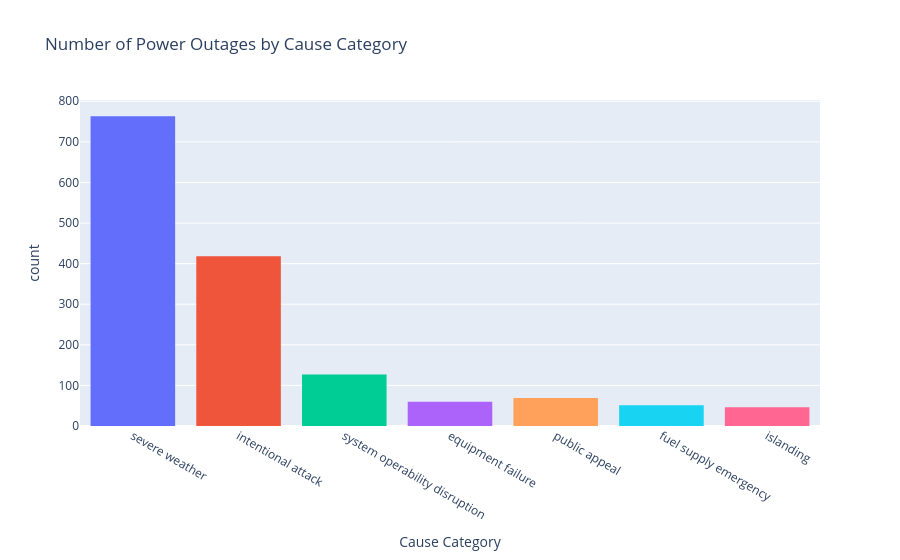

Here is the notebook cell this chart was saved with:
### Code cell
fig = px.histogram(
    df,
    x='CAUSE.CATEGORY',
    title='Number of Power Outages by Cause Category',
    labels={'CAUSE.CATEGORY': 'Cause Category', 'count': 'Count'},
    color='CAUSE.CATEGORY'
)
fig.update_layout(showlegend=False)
fig.show()

### Figure 1 — Plotly figure (JSON) as saved in the notebook; plotly's stock layout.template omitted (floating-point values rounded to 4 significant figures; data arrays with more than 128 entries replaced by an {"elided": "..."} marker saying what was removed)
{"data": [{"alignmentgroup": "True", "bingroup": "x", "hovertemplate": "Cause Category=%{x}<br>count=%{y}<extra></extra>", "legendgroup": "severe weather", "marker": {"color": "#636efa", "pattern": {"shape": ""}}, "name": "severe weather", "offsetgroup": "severe weather", "orientation": "v", "showlegend": true, "type": "histogram", "x": {"elided": "763 str values"}, "xaxis": "x", "yaxis": "y"}, {"alignmentgroup": "True", "bingroup": "x", "hovertemplate": "Cause Category=%{x}<br>count=%{y}<extra></extra>", "legendgroup": "intentional attack", "marker": {"color": "#EF553B", "pattern": {"shape": ""}}, "name": "intentional attack", "offsetgroup": "intentional attack", "orientation": "v", "showlegend": true, "type": "histogram", "x": {"elided": "418 str values"}, "xaxis": "x", "yaxis": "y"}, {"alignmentgroup": "True", "bingroup": "x", "hovertemplate": "Cause Category=%{x}<br>count=%{y}<extra></extra>", "legendgroup": "system operability disruption", "marker": {"color": "#00cc96", "pattern": {"shape": ""}}, "name": "system operability disruption", "offsetgroup": "system operability disruption", "orientation": "v", "showlegend": true, "type": "histogram", "x": ["system operability disruption", "system operability disruption", "system operability disruption", "system operability disruption", "system operability disruption", "system operability disruption", "system operability disruption", "system operability disruption", "system operability disruption", "system operability disruption", "system operability disruption", "system operability disruption", "system operability disruption", "system operability disruption", "system operability disruption", "system operability disruption", "system operability disruption", "system operability disruption", "system operability disruption", "system operability disruption", "system operability disruption", "system operability disruption", "system operability disruption", "system operability disruption", "system operability disruption", "system operability disruption", "system operability disruption", "system operability disruption", "system operability disruption", "system operability disruption", "system operability disruption", "system operability disruption", "system operability disruption", "system operability disruption", "system operability disruption", "system operability disruption", "system operability disruption", "system operability disruption", "system operability disruption", "system operability disruption", "system operability disruption", "system operability disruption", "system operability disruption", "system operability disruption", "system operability disruption", "system operability disruption", "system operability disruption", "system operability disruption", "system operability disruption", "system operability disruption", "system operability disruption", "system operability disruption", "system operability disruption", "system operability disruption", "system operability disruption", "system operability disruption", "system operability disruption", "system operability disruption", "system operability disruption", "system operability disruption", "system operability disruption", "system operability disruption", "system operability disruption", "system operability disruption", "system operability disruption", "system operability disruption", "system operability disruption", "system operability disruption", "system operability disruption", "system operability disruption", "system operability disruption", "system operability disruption", "system operability disruption", "system operability disruption", "system operability disruption", "system operability disruption", "system operability disruption", "system operability disruption", "system operability disruption", "system operability disruption", "system operability disruption", "system operability disruption", "system operability disruption", "system operability disruption", "system operability disruption", "system operability disruption", "system operability disruption", "system operability disruption", "system operability disruption", "system operability disruption", "system operability disruption", "system operability disruption", "system operability disruption", "system operability disruption", "system operability disruption", "system operability disruption", "system operability disruption", "system operability disruption", "system operability disruption", "system operability disruption", "system operability disruption", "system operability disruption", "system operability disruption", "system operability disruption", "system operability disruption", "system operability disruption", "system operability disruption", "system operability disruption", "system operability disruption", "system operability disruption", "system operability disruption", "system operability disruption", "system operability disruption", "system operability disruption", "system operability disruption", "system operability disruption", "system operability disruption", "system operability disruption", "system operability disruption", "system operability disruption", "system operability disruption", "system operability disruption", "system operability disruption", "system operability disruption", "system operability disruption", "system operability disruption", "system operability disruption"], "xaxis": "x", "yaxis": "y"}, {"alignmentgroup": "True", "bingroup": "x", "hovertemplate": "Cause Category=%{x}<br>count=%{y}<extra></extra>", "legendgroup": "equipment failure", "marker": {"color": "#ab63fa", "pattern": {"shape": ""}}, "name": "equipment failure", "offsetgroup": "equipment failure", "orientation": "v", "showlegend": true, "type": "histogram", "x": ["equipment failure", "equipment failure", "equipment failure", "equipment failure", "equipment failure", "equipment failure", "equipment failure", "equipment failure", "equipment failure", "equipment failure", "equipment failure", "equipment failure", "equipment failure", "equipment failure", "equipment failure", "equipment failure", "equipment failure", "equipment failure", "equipment failure", "equipment failure", "equipment failure", "equipment failure", "equipment failure", "equipment failure", "equipment failure", "equipment failure", "equipment failure", "equipment failure", "equipment failure", "equipment failure", "equipment failure", "equipment failure", "equipment failure", "equipment failure", "equipment failure", "equipment failure", "equipment failure", "equipment failure", "equipment failure", "equipment failure", "equipment failure", "equipment failure", "equipment failure", "equipment failure", "equipment failure", "equipment failure", "equipment failure", "equipment failure", "equipment failure", "equipment failure", "equipment failure", "equipment failure", "equipment failure", "equipment failure", "equipment failure", "equipment failure", "equipment failure", "equipment failure", "equipment failure", "equipment failure"], "xaxis": "x", "yaxis": "y"}, {"alignmentgroup": "True", "bingroup": "x", "hovertemplate": "Cause Category=%{x}<br>count=%{y}<extra></extra>", "legendgroup": "public appeal", "marker": {"color": "#FFA15A", "pattern": {"shape": ""}}, "name": "public appeal", "offsetgroup": "public appeal", "orientation": "v", "showlegend": true, "type": "histogram", "x": ["public appeal", "public appeal", "public appeal", "public appeal", "public appeal", "public appeal", "public appeal", "public appeal", "public appeal", "public appeal", "public appeal", "public appeal", "public appeal", "public appeal", "public appeal", "public appeal", "public appeal", "public appeal", "public appeal", "public appeal", "public appeal", "public appeal", "public appeal", "public appeal", "public appeal", "public appeal", "public appeal", "public appeal", "public appeal", "public appeal", "public appeal", "public appeal", "public appeal", "public appeal", "public appeal", "public appeal", "public appeal", "public appeal", "public appeal", "public appeal", "public appeal", "public appeal", "public appeal", "public appeal", "public appeal", "public appeal", "public appeal", "public appeal", "public appeal", "public appeal", "public appeal", "public appeal", "public appeal", "public appeal", "public appeal", "public appeal", "public appeal", "public appeal", "public appeal", "public appeal", "public appeal", "public appeal", "public appeal", "public appeal", "public appeal", "public appeal", "public appeal", "public appeal", "public appeal"], "xaxis": "x", "yaxis": "y"}, {"alignmentgroup": "True", "bingroup": "x", "hovertemplate": "Cause Category=%{x}<br>count=%{y}<extra></extra>", "legendgroup": "fuel supply emergency", "marker": {"color": "#19d3f3", "pattern": {"shape": ""}}, "name": "fuel supply emergency", "offsetgroup": "fuel supply emergency", "orientation": "v", "showlegend": true, "type": "histogram", "x": ["fuel supply emergency", "fuel supply emergency", "fuel supply emergency", "fuel supply emergency", "fuel supply emergency", "fuel supply emergency", "fuel supply emergency", "fuel supply emergency", "fuel supply emergency", "fuel supply emergency", "fuel supply emergency", "fuel supply emergency", "fuel supply emergency", "fuel supply emergency", "fuel supply emergency", "fuel supply emergency", "fuel supply emergency", "fuel supply emergency", "fuel supply emergency", "fuel supply emergency", "fuel supply emergency", "fuel supply emergency", "fuel supply emergency", "fuel supply emergency", "fuel supply emergency", "fuel supply emergency", "fuel supply emergency", "fuel supply emergency", "fuel supply emergency", "fuel supply emergency", "fuel supply emergency", "fuel supply emergency", "fuel supply emergency", "fuel supply emergency", "fuel supply emergency", "fuel supply emergency", "fuel supply emergency", "fuel supply emergency", "fuel supply emergency", "fuel supply emergency", "fuel supply emergency", "fuel supply emergency", "fuel supply emergency", "fuel supply emergency", "fuel supply emergency", "fuel supply emergency", "fuel supply emergency", "fuel supply emergency", "fuel supply emergency", "fuel supply emergency", "fuel supply emergency"], "xaxis": "x", "yaxis": "y"}, {"alignmentgroup": "True", "bingroup": "x", "hovertemplate": "Cause Category=%{x}<br>count=%{y}<extra></extra>", "legendgroup": "islanding", "marker": {"color": "#FF6692", "pattern": {"shape": ""}}, "name": "islanding", "offsetgroup": "islanding", "orientation": "v", "showlegend": true, "type": "histogram", "x": ["islanding", "islanding", "islanding", "islanding", "islanding", "islanding", "islanding", "islanding", "islanding", "islanding", "islanding", "islanding", "islanding", "islanding", "islanding", "islanding", "islanding", "islanding", "islanding", "islanding", "islanding", "islanding", "islanding", "islanding", "islanding", "islanding", "islanding", "islanding", "islanding", "islanding", "islanding", "islanding", "islanding", "islanding", "islanding", "islanding", "islanding", "islanding", "islanding", "islanding", "islanding", "islanding", "islanding", "islanding", "islanding", "islanding"], "xaxis": "x", "yaxis": "y"}], "layout": {"barmode": "relative", "legend": {"title": {"text": "Cause Category"}, "tracegroupgap": 0}, "showlegend": false, "title": {"text": "Number of Power Outages by Cause Category"}, "xaxis": {"anchor": "y", "categoryarray": ["severe weather", "intentional attack", "system operability disruption", "equipment failure", "public appeal", "fuel supply emergency", "islanding"], "categoryorder": "array", "domain": [0, 1], "title": {"text": "Cause Category"}}, "yaxis": {"anchor": "x", "domain": [0, 1], "title": {"text": "count"}}}}
